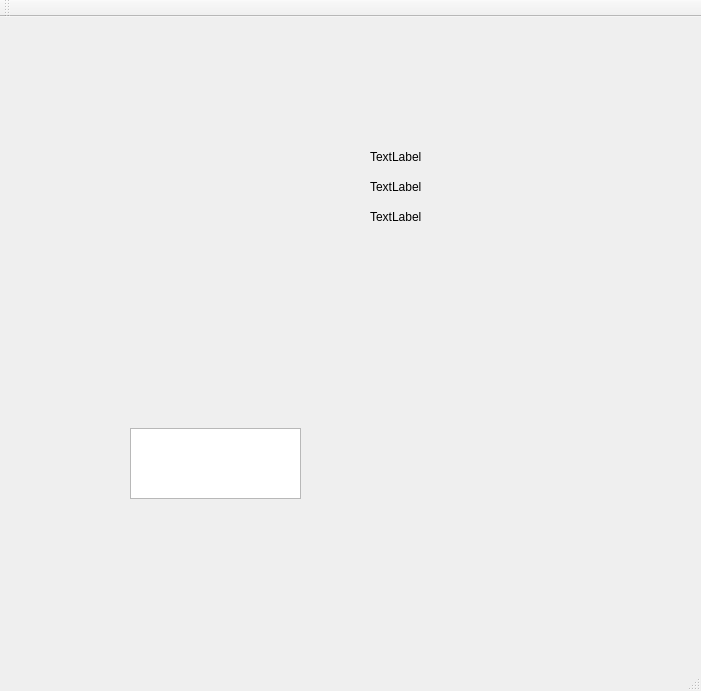
<?xml version="1.0" encoding="UTF-8"?>
<ui version="4.0">
 <class>MainWindow</class>
 <widget class="QMainWindow" name="MainWindow">
  <property name="geometry">
   <rect>
    <x>0</x>
    <y>0</y>
    <width>701</width>
    <height>691</height>
   </rect>
  </property>
  <property name="windowTitle">
   <string>MainWindow</string>
  </property>
  <widget class="QWidget" name="centralWidget">
   <widget class="QGraphicsView" name="graphicsView">
    <property name="geometry">
     <rect>
      <x>130</x>
      <y>411</y>
      <width>171</width>
      <height>71</height>
     </rect>
    </property>
   </widget>
   <widget class="QLabel" name="label_gameOver">
    <property name="geometry">
     <rect>
      <x>370</x>
      <y>130</y>
      <width>121</width>
      <height>20</height>
     </rect>
    </property>
    <property name="text">
     <string>TextLabel</string>
    </property>
   </widget>
   <widget class="QLabel" name="label_points">
    <property name="geometry">
     <rect>
      <x>370</x>
      <y>160</y>
      <width>151</width>
      <height>20</height>
     </rect>
    </property>
    <property name="text">
     <string>TextLabel</string>
    </property>
   </widget>
   <widget class="QLabel" name="label_level">
    <property name="geometry">
     <rect>
      <x>370</x>
      <y>190</y>
      <width>131</width>
      <height>20</height>
     </rect>
    </property>
    <property name="text">
     <string>TextLabel</string>
    </property>
   </widget>
  </widget>
  <widget class="QMenuBar" name="menuBar">
   <property name="geometry">
    <rect>
     <x>0</x>
     <y>0</y>
     <width>701</width>
     <height>25</height>
    </rect>
   </property>
  </widget>
  <widget class="QToolBar" name="mainToolBar">
   <attribute name="toolBarArea">
    <enum>TopToolBarArea</enum>
   </attribute>
   <attribute name="toolBarBreak">
    <bool>false</bool>
   </attribute>
  </widget>
  <widget class="QStatusBar" name="statusBar"/>
 </widget>
 <layoutdefault spacing="6" margin="11"/>
 <resources/>
 <connections/>
</ui>
